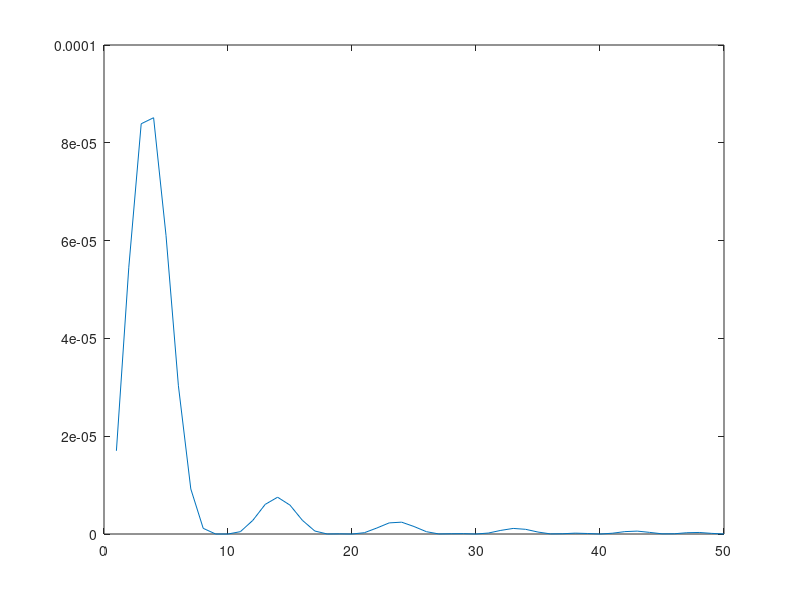
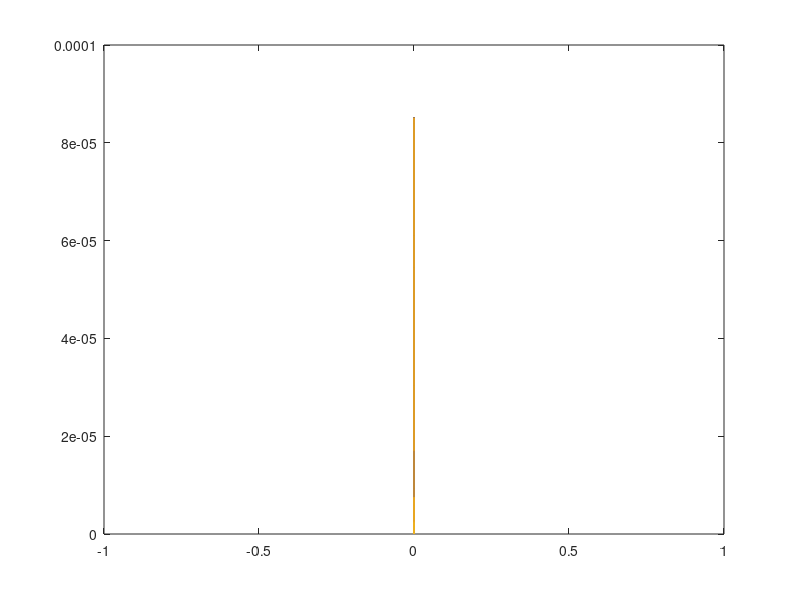

Write MATLAB code to recreate these figures, in order.
function gaussianWave()
% x0 = maximum of gauss     p0 = initial momentum     L = width of well
% a = width of gaussian
% t = duration of simulation     dt = time step

% sample input:
% gauss2(, , , , ,)
    
    x0 = 5;
    p0 = 5;
    L = 50;
    a = 8;
    t = 10;
    dt = .1;

    ts = 0:dt:t;
    
    p_well = zeros(1, L);
    x_axis = linspace(0,L);
    psi_n = NaN(1,length(p_well));
    
    %constants
    hbar = 1.0545718e-34; %planck's constant / 2pi
    mass = 9.10938356e-28; %mass of electron in grams
    
%     N = 10; %number of energy states
    N = [1:10];

    psi_nArray = NaN(1,length(N));
    t_evolArray = NaN(1,length(N));
    
    for xp = 1:length(p_well)
        psi_nx = 0;
        for n = 1:length(N)
            dCn = @(x) sqrt(2/L).* sin((x.* n * pi)/L).* (1/sqrt(sqrt(pi)*a).* exp(-1*(x - x0).^2/(2 * a^2) - (x.*1i*p0)/hbar));
            cn = integral(dCn, 0, L);
            psi_nx = psi_nx + sqrt(2/L) * sin((xp * n * pi)/L);
        end
        psi_n(xp) = cn * psi_nx;
    end
    figure(1)
    plot(conj(psi_n).*psi_n)
    
    time_evol = NaN(1,length(ts));
    for t = 1:length(ts)
        for n = 1:length(N)
            t_evolArray(n) = exp((-1i * ((n^2 * pi^2)/(2 * mass * L^2)) * t)/hbar);
        end
        time_evol(t) = sum(t_evolArray(n));
    end
    
    for t = 1:length(ts)
        psi_t = psi_n.*time_evol(t);
        prob_amp = conj(psi_t).*psi_t;
        figure(2)
        plot(p_well, prob_amp); hold on;
        getframe;
    end
    

%     psi_xtArray = NaN(1,length(N));
%     
%     cnArray = NaN(1,length(N));
    
%     for n = 1:length(N)
%         dCn = @(x) sqrt(2/L).* sin((x.* n * pi)/L).* (1/sqrt(sqrt(pi)*a).* exp(-1*(x - x0).^2/(2 * a^2) - (x.*1i*p0)/hbar));
%         cn = integral(dCn, 1, L);
%         cnArray(n) = cn;
%     end
%     
% %     for xp = 1:length(p_well)
%         for t = 1:length(ts)
%             for n = 1:length(N);
%                 psi_nArray(n) = sqrt(2/L) * sin((x_axis.* n * pi)/L);
%                 t_evolArray(n) = exp((-1i * (n^2 * pi^2)/(2 * mass * L^2) * t)/hbar);
%                 
%                 psi_xtArray(n) = cnArray(n) * t_evolArray(n) * psi_nArray(n);
%             end
%             psi_xt_at_t = sum(psi_xtArray);
%             prob_amp = conj(psi_xt_at_t).*psi_xt_at_t;
%             plot(x_axis, prob_amp)
% %             f(t) = getframe;
%         end
% %     end
%     length(x_axis)
%     length(p_well)
end


%                 dCn = @(x) sqrt(2/L).* sin((x.* n * pi)/L).* (1/sqrt(sqrt(pi)*a).* exp(-1*(x - x0).^2/(2 * a^2) - (x.*1i*p0)/hbar));
%                 cn = integral(dCn, 1, L);
%                 psi_nx = psi_nx + sqrt(2/L) * sin((xp * n * pi)/L);
%                 t_evol = exp((-1i * (n^2 * pi^2)/(2 * mass * L^2) * t)/hbar);
%                 
%                 psi_xt = cn * t_evol * psi_nx;
%                 p_amp = conj(psi_xt).*psi_xt;
%                 plot(p_well, p_amp); hold on;
%                 getframe;
